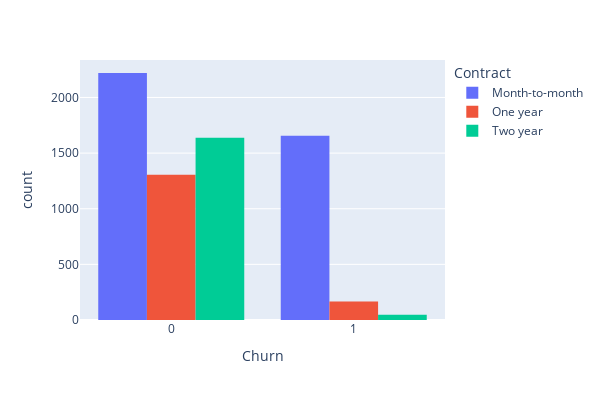

The notebook cell saved with this chart:
### Code cell
fig=px.histogram(df, x='Churn', color='Contract', barmode='group')
fig.update_layout(height=400, width=600)
fig.show()

### Figure 1 — Plotly figure (JSON) as saved in the notebook; plotly's stock layout.template omitted (floating-point values rounded to 4 significant figures; data arrays with more than 128 entries replaced by an {"elided": "..."} marker saying what was removed)
{"data": [{"alignmentgroup": "True", "bingroup": "x", "hovertemplate": "Contract=Month-to-month<br>Churn=%{x}<br>count=%{y}<extra></extra>", "legendgroup": "Month-to-month", "marker": {"color": "#636efa", "pattern": {"shape": ""}}, "name": "Month-to-month", "offsetgroup": "Month-to-month", "orientation": "v", "showlegend": true, "type": "histogram", "x": {"elided": "3875 int values"}, "xaxis": "x", "yaxis": "y"}, {"alignmentgroup": "True", "bingroup": "x", "hovertemplate": "Contract=One year<br>Churn=%{x}<br>count=%{y}<extra></extra>", "legendgroup": "One year", "marker": {"color": "#EF553B", "pattern": {"shape": ""}}, "name": "One year", "offsetgroup": "One year", "orientation": "v", "showlegend": true, "type": "histogram", "x": {"elided": "1472 int values"}, "xaxis": "x", "yaxis": "y"}, {"alignmentgroup": "True", "bingroup": "x", "hovertemplate": "Contract=Two year<br>Churn=%{x}<br>count=%{y}<extra></extra>", "legendgroup": "Two year", "marker": {"color": "#00cc96", "pattern": {"shape": ""}}, "name": "Two year", "offsetgroup": "Two year", "orientation": "v", "showlegend": true, "type": "histogram", "x": {"elided": "1685 int values"}, "xaxis": "x", "yaxis": "y"}], "layout": {"barmode": "group", "height": 400, "legend": {"title": {"text": "Contract"}, "tracegroupgap": 0}, "margin": {"t": 60}, "width": 600, "xaxis": {"anchor": "y", "autorange": true, "domain": [0, 1], "range": [-0.5, 1.5], "title": {"text": "Churn"}, "type": "linear"}, "yaxis": {"anchor": "x", "autorange": true, "domain": [0, 1], "range": [0, 2337.0], "title": {"text": "count"}}}}
